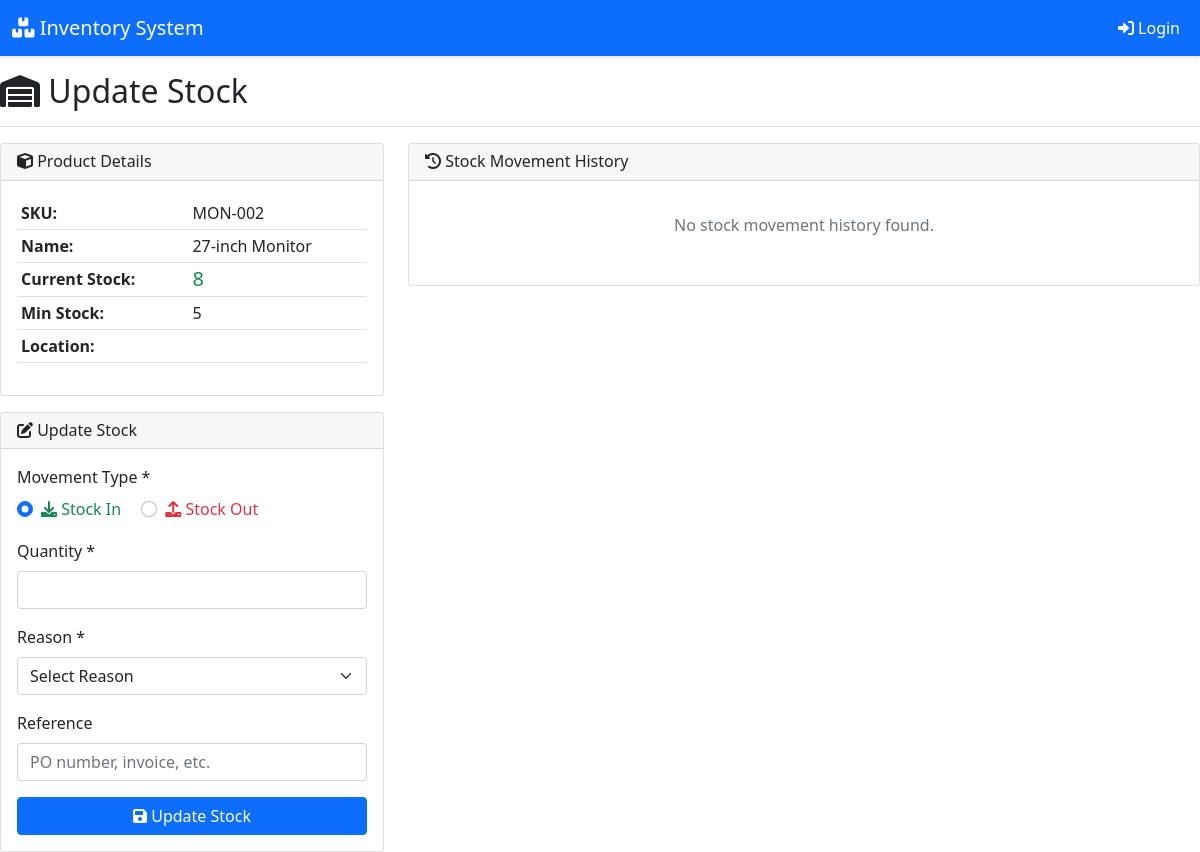
/products/update_stock.php?id=2, run on the app's committed database.
### tables this page shows
CREATE TABLE IF NOT EXISTS products (
    id INT AUTO_INCREMENT PRIMARY KEY,
    sku VARCHAR(50) UNIQUE NOT NULL,
    name VARCHAR(255) NOT NULL,
    description TEXT,
    category VARCHAR(100),
    quantity INT DEFAULT 0,
    price DECIMAL(10,2),
    cost_price DECIMAL(10,2),
    min_stock INT DEFAULT 5,
    supplier_id INT,
    supplier VARCHAR(255),  
    location VARCHAR(100),
    created_at TIMESTAMP DEFAULT CURRENT_TIMESTAMP,
    updated_at TIMESTAMP DEFAULT CURRENT_TIMESTAMP ON UPDATE CURRENT_TIMESTAMP,
    FOREIGN KEY (supplier_id) REFERENCES suppliers(id) ON DELETE SET NULL
);

### products/update_stock.php (the view, shortened to what this page needs)
<?php
$database = new Database();
$db = $database->getConnection();
$product = null;
if (isset($_GET['id'])) {
    $query = "SELECT * FROM products WHERE id = :id";
    $stmt = $db->prepare($query);
    $stmt->bindParam(":id", $_GET['id']);
    $stmt->execute();
    $product = $stmt->fetch(PDO::FETCH_ASSOC);
}
$movement_query = "SELECT * FROM stock_movements
                  WHERE product_id = :product_id
                  ORDER BY created_at DESC
                  LIMIT 20";
$movement_stmt = $db->prepare($movement_query);
$movement_stmt->bindParam(":product_id", $product['id']);
$movement_stmt->execute();
$movement_history = $movement_stmt->fetchAll(PDO::FETCH_ASSOC);
require_once "../includes/header.php";
?>
<div class="d-flex justify-content-between flex-wrap flex-md-nowrap align-items-center pt-3 pb-2 mb-3 border-bottom">
    <h1 class="h2"><i class="fas fa-warehouse"></i> Update Stock</h1>
</div>
<div class="row">
    <div class="col-md-4">
        <div class="card">
            <div class="card-header">
                <h6 class="card-title mb-0"><i class="fas fa-cube"></i> Product Details</h6>
            </div>
            <div class="card-body">
                <table class="table table-sm">
                    <tr>
                        <th>SKU:</th>
                        <td><?php echo htmlspecialchars($product['sku']); ?></td>
                    </tr>
                    <tr>
                        <th>Name:</th>
                        <td><?php echo htmlspecialchars($product['name']); ?></td>
                    </tr>
                    <tr>
                        <th>Current Stock:</th>
                        <td>
                            <span class="h5 <?php echo $product['quantity'] <= $product['min_stock'] ? 'text-warning' : 'text-success'; ?>">
                                <?php echo $product['quantity']; ?>
                            </span>
                        </td>
                    </tr>
                    <tr>
                        <th>Min Stock:</th>
                        <td><?php echo $product['min_stock']; ?></td>
                    </tr>
                    <tr>
                        <th>Location:</th>
                        <td><?php echo htmlspecialchars($product['location']); ?></td>
                    </tr>
                </table>
            </div>
        </div>
        <div class="card mt-3">
            <div class="card-header">
                <h6 class="card-title mb-0"><i class="fas fa-edit"></i> Update Stock</h6>
            </div>
            <div class="card-body">
                <form method="POST" action="">
                    <div class="mb-3">
                        <label class="form-label">Movement Type *</label>
                        <div>
                            <div class="form-check form-check-inline">
                                <input class="form-check-input" type="radio" name="movement_type"
                                       id="type_in" value="IN" checked>
                                <label class="form-check-label text-success" for="type_in">
                                    <i class="fas fa-download"></i> Stock In
                                </label>
                            </div>
                            <div class="form-check form-check-inline">
                                <input class="form-check-input" type="radio" name="movement_type"
                                       id="type_out" value="OUT">
                                <label class="form-check-label text-danger" for="type_out">
                                    <i class="fas fa-upload"></i> Stock Out
                                </label>
                            </div>
                        </div>
                    </div>
                    <div class="mb-3">
                        <label for="quantity" class="form-label">Quantity *</label>
                        <input type="number" class="form-control" id="quantity" name="quantity"
                               min="1" required>
                    </div>
                    <div class="mb-3">
                        <label for="reason" class="form-label">Reason *</label>
                        <select class="form-select" id="reason" name="reason" required>
                            <option value="">Select Reason</option>
                        </select>
                    </div>
                    <div class="mb-3">
                        <label for="reference" class="form-label">Reference</label>
                        <input type="text" class="form-control" id="reference" name="reference"
                               placeholder="PO number, invoice, etc.">
                    </div>
                    <button type="submit" class="btn btn-primary w-100">
                        <i class="fas fa-save"></i> Update Stock
                    </button>
                </form>
            </div>
        </div>
    </div>
    <div class="col-md-8">
        <div class="card">
            <div class="card-header">
                <h6 class="card-title mb-0"><i class="fas fa-history"></i> Stock Movement History</h6>
            </div>
            <div class="card-body">
                <?php if ($movement_history): ?>
                    <div class="table-responsive">
                        <table class="table table-striped table-sm">
                            <thead>
                                <tr>
                                    <th>Date</th>
                                    <th>Type</th>
                                    <th>Quantity</th>
                                    <th>Reason</th>
                                    <th>Reference</th>
                                </tr>
                            </thead>
                            <tbody>
                                <?php foreach ($movement_history as $movement): ?>
                                <tr>
                                    <td><?php echo date('M j, Y g:i A', strtotime($movement['created_at'])); ?></td>
                                    <td>
                                        <span class="badge bg-<?php echo $movement['movement_type'] == 'IN' ? 'success' : 'danger'; ?>">
                                            <?php echo $movement['movement_type']; ?>
                                        </span>
                                    </td>
                                    <td><?php echo $movement['quantity']; ?></td>
                                    <td><?php echo htmlspecialchars($movement['reason']); ?></td>
                                    <td><?php echo htmlspecialchars($movement['reference']); ?></td>
                                </tr>
                                <?php endforeach; ?>
                            </tbody>
                        </table>
                    </div>
                <?php else: ?>
                    <p class="text-muted text-center py-3">No stock movement history found.</p>
                <?php endif; ?>
            </div>
        </div>
    </div>
</div>
<?php require_once "../includes/footer.php"; ?>

### includes/header.php (style rules this page uses)
.card { transition: transform 0.2s; }

### data on the page
products: sku "MON-002", name "27-inch Monitor", quantity "8", min_stock "5"
